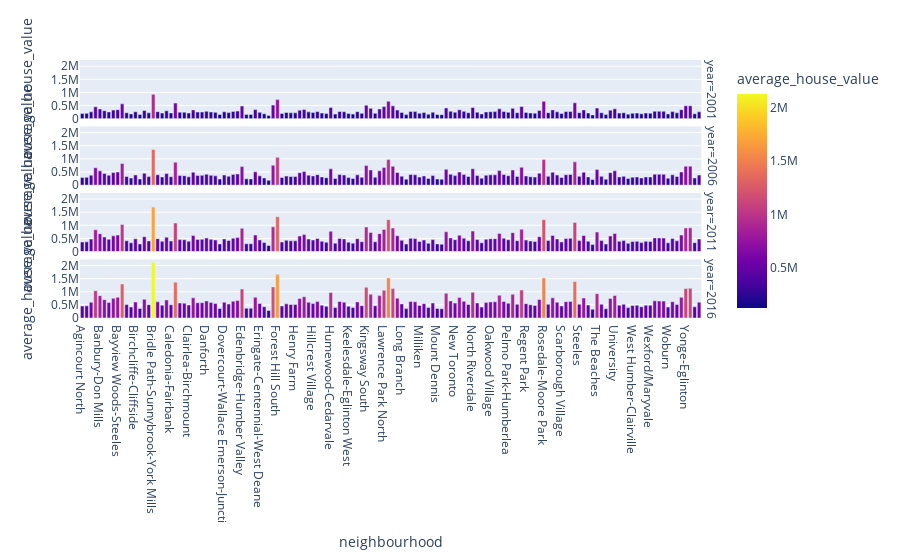

Here is the notebook cell this chart was saved with:
### Markdown cell above
## Cost Analysis - Optional Challenge

In this section, you will use Plotly express to a couple of plots that investors can interactively filter and explore various factors related to the house value of the Toronto's neighbourhoods. 

### Create a bar chart row facet to plot the average house values for all Toronto's neighbourhoods per year

### Code cell
to_data_reset.head(100)

fig1 = px.bar(to_data_reset, x="neighbourhood", y="average_house_value", color="average_house_value", facet_row="year", height=800)
fig1.show()

### Figure 1 — Plotly figure (JSON) as saved in the notebook; plotly's stock layout.template omitted (floating-point values rounded to 4 significant figures; data arrays with more than 128 entries replaced by an {"elided": "..."} marker saying what was removed)
{"data": [{"alignmentgroup": "True", "hovertemplate": "year=2001<br>neighbourhood=%{x}<br>average_house_value=%{marker.color}<extra></extra>", "legendgroup": "", "marker": {"color": {"elided": "140 int values"}, "coloraxis": "coloraxis", "pattern": {"shape": ""}}, "name": "", "offsetgroup": "", "orientation": "v", "showlegend": false, "textposition": "auto", "type": "bar", "x": {"elided": "140 str values"}, "xaxis": "x4", "y": {"elided": "140 int values"}, "yaxis": "y4"}, {"alignmentgroup": "True", "hovertemplate": "year=2006<br>neighbourhood=%{x}<br>average_house_value=%{marker.color}<extra></extra>", "legendgroup": "", "marker": {"color": {"elided": "140 int values"}, "coloraxis": "coloraxis", "pattern": {"shape": ""}}, "name": "", "offsetgroup": "", "orientation": "v", "showlegend": false, "textposition": "auto", "type": "bar", "x": {"elided": "140 str values"}, "xaxis": "x3", "y": {"elided": "140 int values"}, "yaxis": "y3"}, {"alignmentgroup": "True", "hovertemplate": "year=2011<br>neighbourhood=%{x}<br>average_house_value=%{marker.color}<extra></extra>", "legendgroup": "", "marker": {"color": {"elided": "140 int values"}, "coloraxis": "coloraxis", "pattern": {"shape": ""}}, "name": "", "offsetgroup": "", "orientation": "v", "showlegend": false, "textposition": "auto", "type": "bar", "x": {"elided": "140 str values"}, "xaxis": "x2", "y": {"elided": "140 int values"}, "yaxis": "y2"}, {"alignmentgroup": "True", "hovertemplate": "year=2016<br>neighbourhood=%{x}<br>average_house_value=%{marker.color}<extra></extra>", "legendgroup": "", "marker": {"color": {"elided": "140 int values"}, "coloraxis": "coloraxis", "pattern": {"shape": ""}}, "name": "", "offsetgroup": "", "orientation": "v", "showlegend": false, "textposition": "auto", "type": "bar", "x": {"elided": "140 str values"}, "xaxis": "x", "y": {"elided": "140 int values"}, "yaxis": "y"}], "layout": {"annotations": [{"font": {}, "showarrow": false, "text": "year=2016", "textangle": 90, "x": 0.98, "xanchor": "left", "xref": "paper", "y": 0.1138, "yanchor": "middle", "yref": "paper"}, {"font": {}, "showarrow": false, "text": "year=2011", "textangle": 90, "x": 0.98, "xanchor": "left", "xref": "paper", "y": 0.3712, "yanchor": "middle", "yref": "paper"}, {"font": {}, "showarrow": false, "text": "year=2006", "textangle": 90, "x": 0.98, "xanchor": "left", "xref": "paper", "y": 0.6288, "yanchor": "middle", "yref": "paper"}, {"font": {}, "showarrow": false, "text": "year=2001", "textangle": 90, "x": 0.98, "xanchor": "left", "xref": "paper", "y": 0.8862, "yanchor": "middle", "yref": "paper"}], "autosize": true, "barmode": "relative", "coloraxis": {"colorbar": {"title": {"text": "average_house_value"}}, "colorscale": [[0, "#0d0887"], [0.1111, "#46039f"], [0.2222, "#7201a8"], [0.3333, "#9c179e"], [0.4444, "#bd3786"], [0.5556, "#d8576b"], [0.6667, "#ed7953"], [0.7778, "#fb9f3a"], [0.8889, "#fdca26"], [1, "#f0f921"]]}, "legend": {"tracegroupgap": 0}, "margin": {"t": 60}, "xaxis": {"anchor": "y", "autorange": true, "domain": [0, 0.98], "range": [-0.5, 139.5], "title": {"text": "neighbourhood"}, "type": "category"}, "xaxis2": {"anchor": "y2", "autorange": true, "domain": [0, 0.98], "matches": "x", "range": [-0.5, 139.5], "showticklabels": false, "type": "category"}, "xaxis3": {"anchor": "y3", "autorange": true, "domain": [0, 0.98], "matches": "x", "range": [-0.5, 139.5], "showticklabels": false, "type": "category"}, "xaxis4": {"anchor": "y4", "autorange": true, "domain": [0, 0.98], "matches": "x", "range": [-0.5, 139.5], "showticklabels": false, "type": "category"}, "yaxis": {"anchor": "x", "autorange": true, "domain": [0, 0.2275], "range": [0, 2236000.0], "title": {"text": "average_house_value"}, "type": "linear"}, "yaxis2": {"anchor": "x2", "autorange": true, "domain": [0.2575, 0.485], "matches": "y", "range": [0, 2236000.0], "title": {"text": "average_house_value"}, "type": "linear"}, "yaxis3": {"anchor": "x3", "autorange": true, "domain": [0.515, 0.7425], "matches": "y", "range": [0, 2236000.0], "title": {"text": "average_house_value"}, "type": "linear"}, "yaxis4": {"anchor": "x4", "autorange": true, "domain": [0.7725, 1], "matches": "y", "range": [0, 2236000.0], "title": {"text": "average_house_value"}, "type": "linear"}}}
